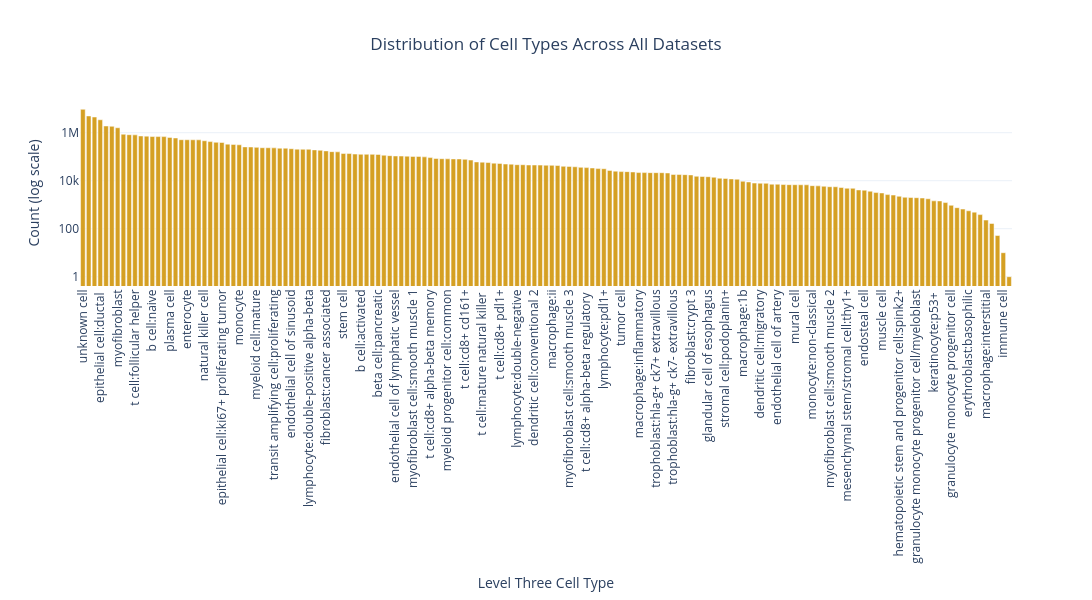

The cell this chart's notebook holds for it:
### Code cell
create_bar_distribution_plot(df_all_data, cell_type_level='Level Three Cell Type', log_scale=True)

### Figure 1 — Plotly figure (JSON) as saved in the notebook; plotly's stock layout.template omitted (floating-point values rounded to 4 significant figures; data arrays with more than 128 entries replaced by an {"elided": "..."} marker saying what was removed)
{"data": [{"hovertemplate": "Cell Type=%{x}<br>Count=%{y}<extra></extra>", "legendgroup": "", "marker": {"color": "#D5A023", "pattern": {"shape": ""}}, "name": "", "orientation": "v", "showlegend": false, "textposition": "auto", "type": "bar", "x": {"elided": "161 str values"}, "xaxis": "x", "y": {"elided": "161 int values"}, "yaxis": "y"}], "layout": {"barmode": "relative", "height": 600, "legend": {"tracegroupgap": 0}, "margin": {"b": 150}, "showlegend": false, "title": {"text": "Distribution of Cell Types Across All Datasets", "x": 0.5}, "width": 1200, "xaxis": {"anchor": "y", "domain": [0, 1], "tickangle": -90, "title": {"text": "Level Three Cell Type"}}, "yaxis": {"anchor": "x", "domain": [0, 1], "title": {"text": "Count (log scale)"}, "type": "log"}}}
